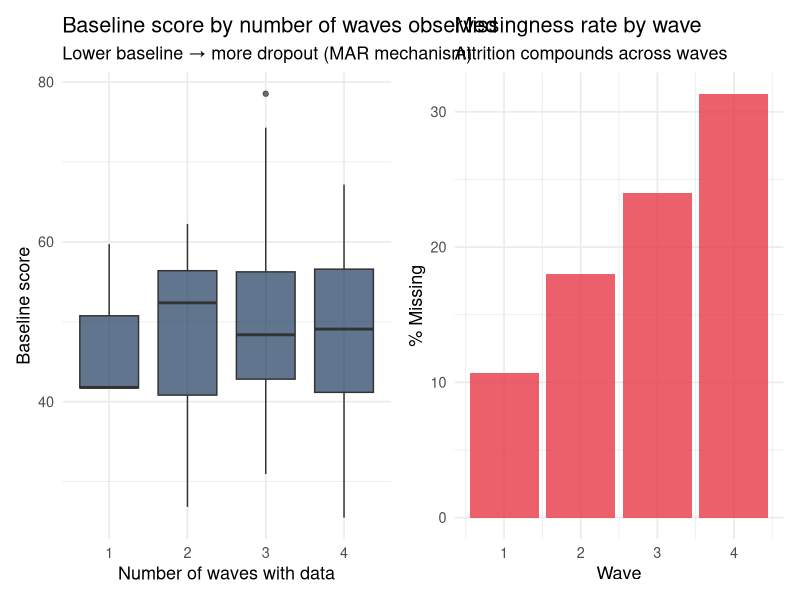
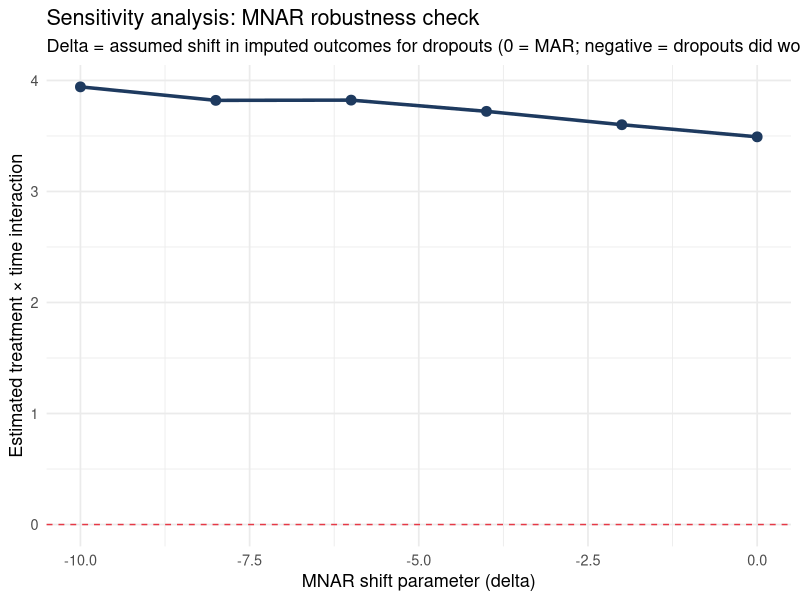

Generate these figures, in order, with R:
## ---- chunk 1
library(tidyverse)
library(lme4)
library(lmerTest)
library(mice)
library(broom.mixed)
library(patchwork)
set.seed(2025)
## ---- chunk 2
# Simulate 4-wave panel study with dropout
n_people <- 150
n_waves  <- 4

person_baseline <- rnorm(n_people, 50, 10)
person_trt      <- rep(c(0, 1), each = n_people / 2)

# Generate complete data
df_complete <- expand_grid(person = 1:n_people, wave = 1:n_waves) |>
  mutate(
    baseline  = person_baseline[person],
    treatment = person_trt[person],
    Y_true    = baseline - 3 * (wave - 1) + 5 * treatment * (wave - 1) + rnorm(n(), 0, 5),
    person    = factor(person)
  )

# Introduce MAR missingness: higher dropout for people with worse baseline
dropout_prob <- plogis(-2 + 0.03 * (50 - person_baseline) + 0.4 * (df_complete$wave - 1))
missing_flag <- rbinom(nrow(df_complete), 1, dropout_prob)

df_obs <- df_complete |>
  mutate(Y_obs = ifelse(missing_flag == 1, NA, Y_true))

# Missingness rates by wave
df_obs |>
  group_by(wave) |>
  summarise(
    n_total   = n(),
    n_missing = sum(is.na(Y_obs)),
    pct_missing = mean(is.na(Y_obs)) * 100
  ) |>
  knitr::kable(digits = 1, caption = "Missingness rates per wave")
## ---- chunk 3
# Who is missing? Compare baseline scores of completers vs. dropouts
df_person_missing <- df_obs |>
  group_by(person, baseline, treatment) |>
  summarise(
    complete = all(!is.na(Y_obs)),
    n_observed = sum(!is.na(Y_obs)),
    .groups = "drop"
  )

p1 <- ggplot(df_person_missing, aes(x = factor(n_observed), y = baseline)) +
  geom_boxplot(fill = "#1e3a5f", alpha = 0.7) +
  labs(
    title    = "Baseline score by number of waves observed",
    subtitle = "Lower baseline → more dropout (MAR mechanism)",
    x = "Number of waves with data",
    y = "Baseline score"
  ) +
  theme_minimal(base_size = 13)

p2 <- df_obs |>
  group_by(wave) |>
  summarise(pct_missing = mean(is.na(Y_obs)) * 100) |>
  ggplot(aes(x = wave, y = pct_missing)) +
  geom_bar(stat = "identity", fill = "#e63946", alpha = 0.8) +
  labs(
    title    = "Missingness rate by wave",
    subtitle = "Attrition compounds across waves",
    x = "Wave", y = "% Missing"
  ) +
  theme_minimal(base_size = 13)

p1 + p2
## ---- chunk 4
# Approach 1: Complete cases only
df_complete_only <- df_obs |>
  group_by(person) |>
  filter(sum(!is.na(Y_obs)) == n_waves) |>
  ungroup()

m_cc <- lmer(Y_obs ~ wave * treatment + (1 | person), data = df_complete_only)

# Approach 2: Available case (lmer handles missingness automatically)
m_ac <- lmer(Y_obs ~ wave * treatment + (1 | person), data = df_obs)

bind_rows(
  broom.mixed::tidy(m_cc, effects = "fixed") |>
    filter(stringr::str_detect(term, "wave.*treatment")) |>
    mutate(approach = "Complete-case"),
  broom.mixed::tidy(m_ac, effects = "fixed") |>
    filter(stringr::str_detect(term, "wave.*treatment")) |>
    mutate(approach = "Available-case (lmer)")
) |>
  select(approach, estimate, std.error, p.value) |>
  knitr::kable(
    digits = 3,
    caption = "Treatment × wave interaction: complete-case vs. available-case. True effect ≈ 5."
  )
## ---- chunk 5
# Create person-level summary for imputation
df_person <- df_obs |>
  group_by(person, treatment, baseline) |>
  summarise(
    mean_Y = mean(Y_obs, na.rm = TRUE),  # observed mean (available data)
    .groups = "drop"
  )

# Impute mean_Y at the person level using predictive mean matching
imp <- mice(
  df_person |> select(treatment, baseline, mean_Y),
  method = "pmm",
  m      = 20,
  maxit  = 10,
  print  = FALSE
)

# Merge back into long format and analyze
results_list <- lapply(1:20, function(k) {
  # Complete dataset k
  df_imp_person <- complete(imp, k) |>
    mutate(person = df_person$person)

  # Merge imputed mean back — for MI we impute the full longitudinal dataset
  # by filling in person-level missing observations proportionally
  df_long_imp <- df_obs |>
    left_join(df_imp_person |> select(person, mean_Y_imp = mean_Y),
              by = "person") |>
    mutate(
      Y_mi = ifelse(is.na(Y_obs), mean_Y_imp + rnorm(n(), 0, 3), Y_obs)
    )

  lmer(Y_mi ~ wave * treatment + (1 | person), data = df_long_imp, REML = FALSE)
})

# Pool results using Rubin's rules
pooled <- pool(results_list)

summary(pooled) |>
  filter(term == "wave:treatment") |>
  select(term, estimate, std.error, p.value) |>
  knitr::kable(
    digits = 3,
    caption = "MI pooled estimate: treatment × wave interaction. True effect ≈ 5."
  )
## ---- chunk 6
# Worst-case sensitivity: what if dropouts had worse outcomes?
# Shift imputed values by a sensitivity parameter delta

delta_values <- seq(-10, 0, by = 2)

sensitivity_results <- map_dfr(delta_values, function(delta) {
  results_delta <- lapply(1:10, function(k) {
    df_imp_person <- complete(imp, k) |>
      mutate(person = df_person$person)

    df_long_imp <- df_obs |>
      left_join(df_imp_person |> select(person, mean_Y_imp = mean_Y), by = "person") |>
      mutate(
        Y_mi = ifelse(
          is.na(Y_obs),
          mean_Y_imp + delta + rnorm(n(), 0, 3),  # shift imputed values by delta
          Y_obs
        )
      )

    lmer(Y_mi ~ wave * treatment + (1 | person), data = df_long_imp, REML = FALSE)
  })

  pooled_delta <- pool(results_delta)
  est <- summary(pooled_delta) |> filter(term == "wave:treatment")
  tibble(delta = delta, estimate = est$estimate, p_value = est$p.value)
})

ggplot(sensitivity_results, aes(x = delta, y = estimate)) +
  geom_line(linewidth = 1.2, color = "#1e3a5f") +
  geom_point(size = 3, color = "#1e3a5f") +
  geom_hline(yintercept = 0, linetype = "dashed", color = "#e63946") +
  labs(
    title    = "Sensitivity analysis: MNAR robustness check",
    subtitle = "Delta = assumed shift in imputed outcomes for dropouts (0 = MAR; negative = dropouts did worse)",
    x = "MNAR shift parameter (delta)",
    y = "Estimated treatment × time interaction"
  ) +
  theme_minimal(base_size = 13)
